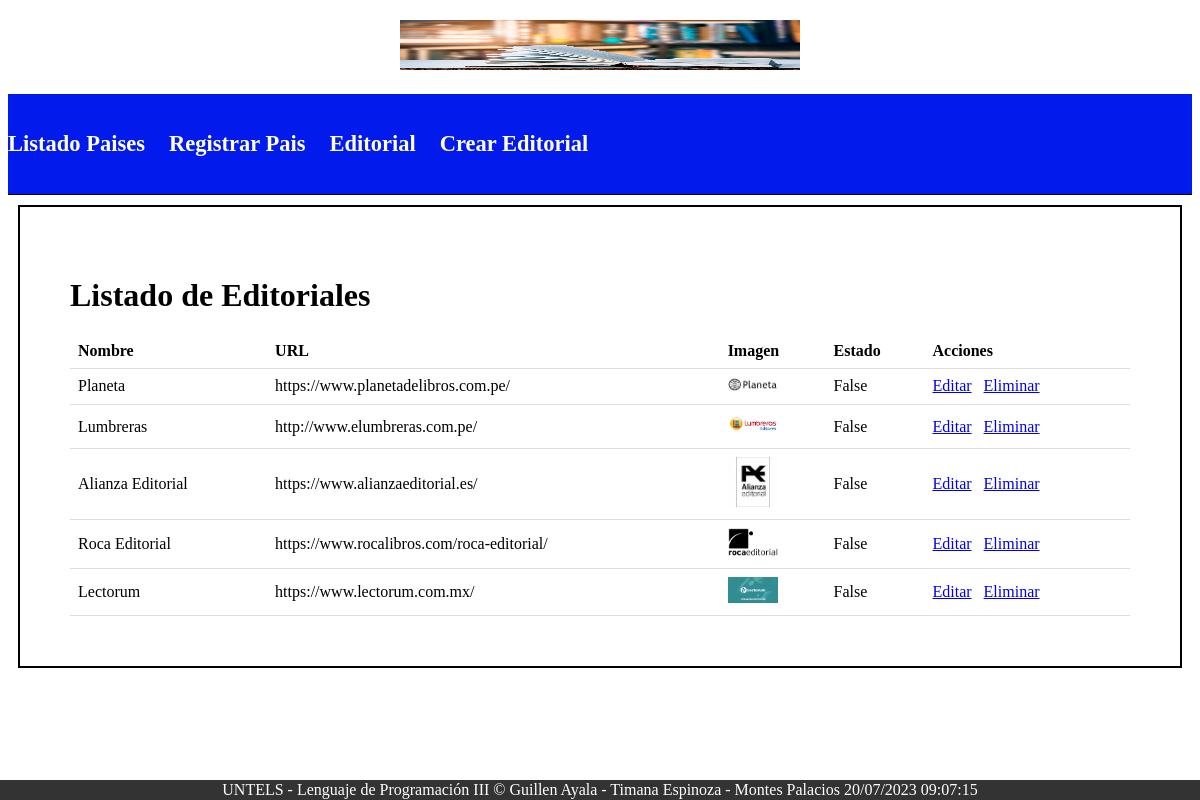
Page /listado_editorial/ on the committed database.
### miapp/models.py (models this page shows, shortened)
class Career(models.Model):
    name = models.CharField(max_length=100)
    shortname = models.CharField(max_length=50)
    image = models.ImageField(upload_to='careers/', null=True, blank=True)
    state = models.BooleanField()

### miapp/views.py (the view)
# urls.py: path('listado_editorial/', views.listar_carreras, name='carreras'),
def listar_carreras(request):
    carreras = Career.objects.all()
    return render(request, 'carreras.html', {'carreras': carreras})

### miapp/templates/carreras.html
{% extends 'layout.html' %}
{% block content %}
    <h1>Listado de Editoriales</h1>
    <table>
        <tr>
            <th>Nombre</th>
            <th>URL</th>
            <th>Imagen</th>
            <th>Estado</th>
            <th>Acciones</th>
        </tr>
        {% for carrera in carreras %}
        <tr>
            <td>{{ carrera.name }}</td>
            <td>{{ carrera.shortname }}</td>
            <td>
                {% if carrera.image %}
                    <img src="{{ carrera.image.url }}"width="50">
                {% else %}
                    <span class="no-image">Sin imagen</span>
                {% endif %}
            </td>
            <td>{{ carrera.state }}</td>
            <td class="actions">
                <a href="{% url 'editar_carrera' carrera.id %}">Editar</a>
                <a href="{% url 'eliminar_carrera' carrera.id %}">Eliminar</a>
            </td>
        </tr>
        {% endfor %}
    </table>
{% endblock %}

### miapp/static/css/esti.css (style rules this page uses)
h1 { text-align: center; margin: 20px 0; }
h1 { color: #000000; text-align: left }
table { width: 100%; border-collapse: collapse; }
th, td { padding: 8px; text-align: left; border-bottom: 1px solid #ddd; }
img { max-width: 50px; max-height: 50px; }
.actions { white-space: nowrap; }
.actions a { margin-right: 8px; }

### rows in the picture
Career: name "Planeta", shortname "https://www.planetadelibros.com.pe/", image (picture), state "False"
Career: name "Lumbreras", shortname "http://www.elumbreras.com.pe/", image (picture), state "False"
Career: name "Alianza Editorial", shortname "https://www.alianzaeditorial.es/", image (picture), state "False"
Career: name "Roca Editorial", shortname "https://www.rocalibros.com/roca-editorial/", image (picture), state "False"
Career: name "Lectorum", shortname "https://www.lectorum.com.mx/", image (picture), state "False"
